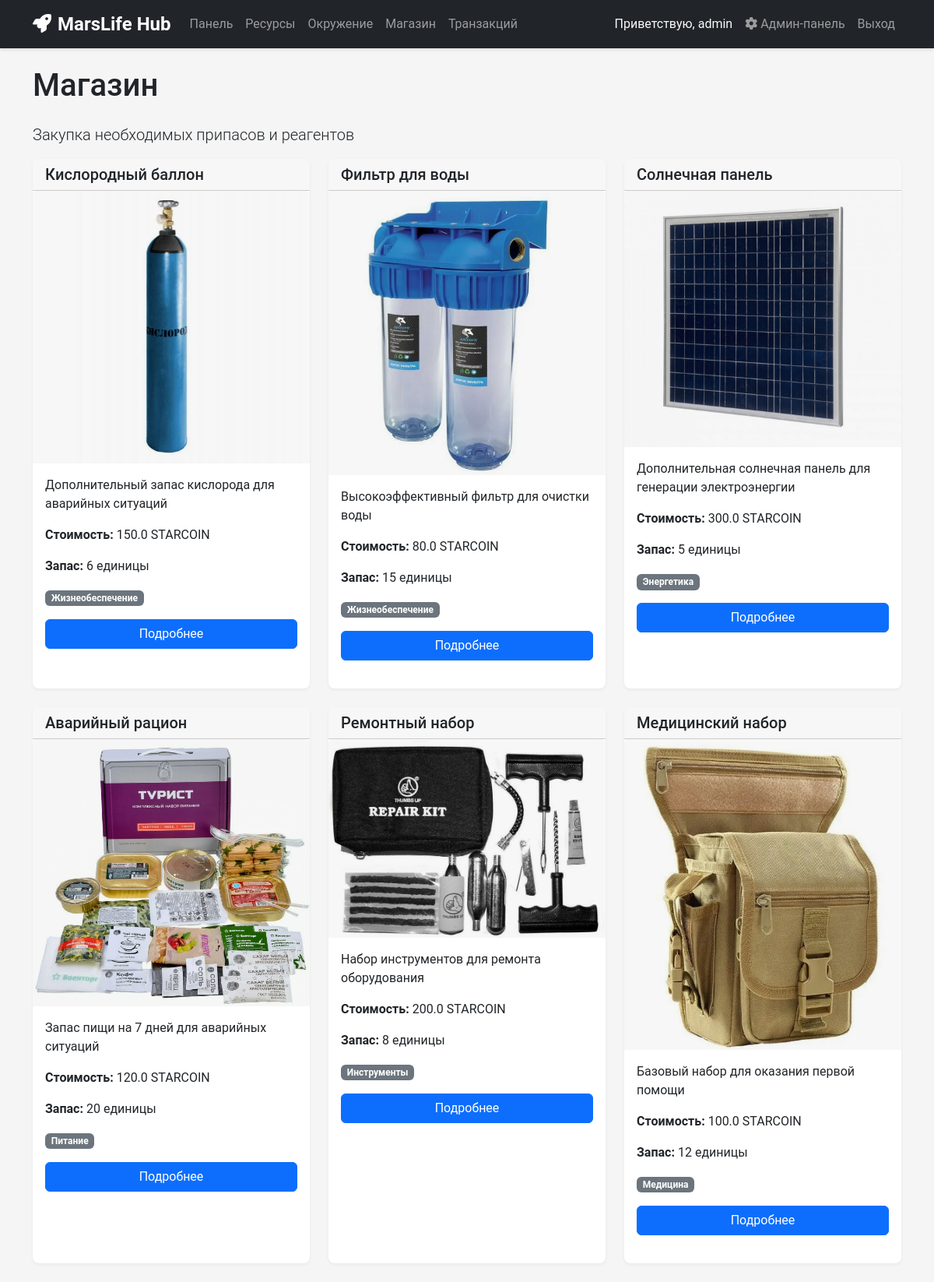
/store (signed in), run on the app's committed database.
### app_copy.py (models this page shows)
class Product(db.Model):
    id = db.Column(db.Integer, primary_key=True)
    name = db.Column(db.String(100), nullable=False)
    description = db.Column(db.Text)
    price = db.Column(db.Float, nullable=False)
    stock = db.Column(db.Integer, nullable=False)
    category = db.Column(db.String(50))
    image = db.Column(db.String(200))

### app_copy.py (the view, shortened to what this page needs)
@app.route('/store')
def store():
    if 'user_id' not in session:
        return redirect(url_for('login'))
    user = User.query.get(session['user_id'])
    products = Product.query.all()
    return render_template('store.html', products=products, user=user)

### templates/store.html (shortened to what this page needs)
{% extends 'base.html' %}
{% block content %}
<div class="row">
    <div class="col-12">
        <h1 class="mb-4">Магазин</h1>
        <p class="lead">Закупка необходимых припасов и реагентов</p>
    </div>
</div>
<div class="row">
    {% for product in products %}
    <div class="col-md-4 mb-4">
        <div class="card h-100">
            <div class="card-header">
                <h5 class="card-title mb-0">{{ product.name }}</h5>
            </div>
            <img src="{{ url_for('static', filename='img/' + product.image) }}" class="card-img-top" alt="{{ product.name }}"
                 onerror="this.src='{{ url_for('static', filename='img/placeholder.jpg') }}'">
            <div class="card-body">
                <p class="card-text">{{ product.description }}</p>
                <p><strong>Стоимость:</strong> {{ product.price }} STARCOIN</p>
                <p><strong>Запас:</strong> {{ product.stock }} единицы</p>
                <p><span class="badge bg-secondary">{{ product.category }}</span></p>
                <div class="d-grid">
                    <a href="{{ url_for('product_detail', product_id=product.id) }}" class="btn btn-primary">Подробнее</a>
                </div>
            </div>
        </div>
    </div>
    {% endfor %}
</div>
{% endblock %}

### static/css/style.css (style rules this page uses)
body { background-color: #f5f5f5; font-family: 'Roboto', sans-serif; }
.card { box-shadow: 0 2px 4px rgba(0, 0, 0, 0.05); border-radius: 8px; border: none; margin-bottom: 20px; }
.card-header { border-radius: 8px 8px 0 0 !important; font-weight: 600; }

### data on the page
Product: name "Кислородный баллон", image (picture), description "Дополнительный запас кислорода для аварийных ситуаций", price "150.0", stock "6", category "Жизнеобеспечение"
Product: name "Фильтр для воды", image (picture), description "Высокоэффективный фильтр для очистки воды", price "80.0", stock "15", category "Жизнеобеспечение"
Product: name "Солнечная панель", image (picture), description "Дополнительная солнечная панель для генерации электроэнергии", price "300.0", stock "5", category "Энергетика"
Product: name "Аварийный рацион", image (picture), description "Запас пищи на 7 дней для аварийных ситуаций", price "120.0", stock "20", category "Питание"
Product: name "Ремонтный набор", image (picture), description "Набор инструментов для ремонта оборудования", price "200.0", stock "8", category "Инструменты"
Product: name "Медицинский набор", image (picture), description "Базовый набор для оказания первой помощи", price "100.0", stock "12", category "Медицина"

### other printed values
{{ session['username'] }} "admin"
